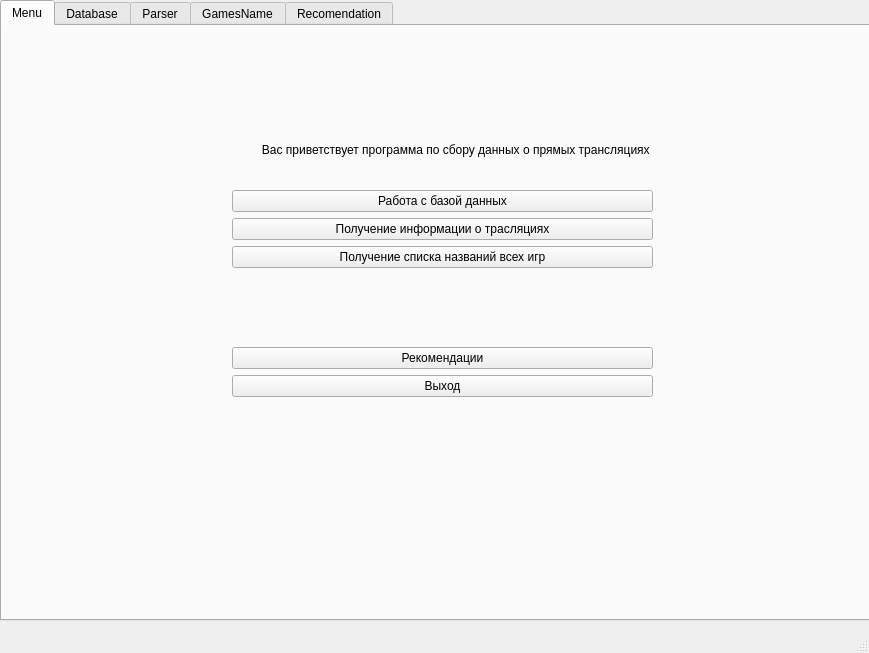
<?xml version="1.0" encoding="UTF-8"?>
<ui version="4.0">
 <class>MainWindow</class>
 <widget class="QMainWindow" name="MainWindow">
  <property name="geometry">
   <rect>
    <x>0</x>
    <y>0</y>
    <width>869</width>
    <height>653</height>
   </rect>
  </property>
  <property name="windowTitle">
   <string>MainWindow</string>
  </property>
  <widget class="QWidget" name="centralwidget">
   <widget class="QTabWidget" name="tabWidget">
    <property name="geometry">
     <rect>
      <x>0</x>
      <y>0</y>
      <width>871</width>
      <height>621</height>
     </rect>
    </property>
    <property name="currentIndex">
     <number>0</number>
    </property>
    <property name="tabBarAutoHide">
     <bool>true</bool>
    </property>
    <widget class="QWidget" name="main_page">
     <attribute name="title">
      <string>Menu</string>
     </attribute>
     <widget class="QWidget" name="verticalLayoutWidget_2">
      <property name="geometry">
       <rect>
        <x>230</x>
        <y>90</y>
        <width>421</width>
        <height>281</height>
       </rect>
      </property>
      <layout class="QVBoxLayout" name="verticalLayout">
       <item>
        <widget class="QLabel" name="l_name_prog">
         <property name="text">
          <string>         Вас приветствует программа по сбору данных о прямых трансляциях</string>
         </property>
        </widget>
       </item>
       <item>
        <widget class="QPushButton" name="b_database">
         <property name="text">
          <string>Работа с базой данных</string>
         </property>
        </widget>
       </item>
       <item>
        <widget class="QPushButton" name="b_streams">
         <property name="text">
          <string>Получение информации о трасляциях</string>
         </property>
        </widget>
       </item>
       <item>
        <widget class="QPushButton" name="b_games_name">
         <property name="text">
          <string>Получение списка названий всех игр</string>
         </property>
        </widget>
       </item>
       <item>
        <widget class="QLabel" name="label">
         <property name="text">
          <string/>
         </property>
        </widget>
       </item>
       <item>
        <widget class="QPushButton" name="b_recmendation">
         <property name="text">
          <string>Рекомендации</string>
         </property>
        </widget>
       </item>
       <item>
        <widget class="QPushButton" name="b_exit">
         <property name="text">
          <string>Выход</string>
         </property>
        </widget>
       </item>
      </layout>
     </widget>
    </widget>
    <widget class="QWidget" name="database_page">
     <attribute name="title">
      <string>Database</string>
     </attribute>
     <widget class="QLabel" name="label_6">
      <property name="geometry">
       <rect>
        <x>230</x>
        <y>160</y>
        <width>251</width>
        <height>41</height>
       </rect>
      </property>
      <property name="text">
       <string>Последнее обновление базы данных было:</string>
      </property>
     </widget>
     <widget class="QLabel" name="l_time">
      <property name="geometry">
       <rect>
        <x>460</x>
        <y>160</y>
        <width>121</width>
        <height>41</height>
       </rect>
      </property>
      <property name="text">
       <string>время</string>
      </property>
     </widget>
     <widget class="QPushButton" name="b_exit_4">
      <property name="geometry">
       <rect>
        <x>760</x>
        <y>20</y>
        <width>91</width>
        <height>61</height>
       </rect>
      </property>
      <property name="text">
       <string>Назад</string>
      </property>
     </widget>
     <widget class="QPushButton" name="b_uodate_database">
      <property name="geometry">
       <rect>
        <x>230</x>
        <y>210</y>
        <width>361</width>
        <height>61</height>
       </rect>
      </property>
      <property name="text">
       <string>Обновить базу данных</string>
      </property>
     </widget>
     <widget class="QLabel" name="l_per_of_comletion">
      <property name="geometry">
       <rect>
        <x>400</x>
        <y>280</y>
        <width>21</width>
        <height>31</height>
       </rect>
      </property>
      <property name="text">
       <string>          0</string>
      </property>
     </widget>
    </widget>
    <widget class="QWidget" name="parser_page">
     <attribute name="title">
      <string>Parser</string>
     </attribute>
     <widget class="QPushButton" name="b_games_names">
      <property name="geometry">
       <rect>
        <x>0</x>
        <y>510</y>
        <width>181</width>
        <height>71</height>
       </rect>
      </property>
      <property name="text">
       <string>Просмотр всех названий игр</string>
      </property>
     </widget>
     <widget class="QTextEdit" name="text_name_of_game">
      <property name="geometry">
       <rect>
        <x>20</x>
        <y>20</y>
        <width>381</width>
        <height>41</height>
       </rect>
      </property>
      <property name="font">
       <font>
        <pointsize>14</pointsize>
       </font>
      </property>
      <property name="html">
       <string>&lt;!DOCTYPE HTML PUBLIC &quot;-//W3C//DTD HTML 4.0//EN&quot; &quot;http://www.w3.org/TR/REC-html40/strict.dtd&quot;&gt;
&lt;html&gt;&lt;head&gt;&lt;meta name=&quot;qrichtext&quot; content=&quot;1&quot; /&gt;&lt;style type=&quot;text/css&quot;&gt;
p, li { white-space: pre-wrap; }
&lt;/style&gt;&lt;/head&gt;&lt;body style=&quot; font-family:'MS Shell Dlg 2'; font-size:14pt; font-weight:400; font-style:normal;&quot;&gt;
&lt;p style=&quot;-qt-paragraph-type:empty; margin-top:0px; margin-bottom:0px; margin-left:0px; margin-right:0px; -qt-block-indent:0; text-indent:0px;&quot;&gt;&lt;br /&gt;&lt;/p&gt;&lt;/body&gt;&lt;/html&gt;</string>
      </property>
     </widget>
     <widget class="QPushButton" name="b_exit_3">
      <property name="geometry">
       <rect>
        <x>770</x>
        <y>0</y>
        <width>91</width>
        <height>61</height>
       </rect>
      </property>
      <property name="text">
       <string>Назад</string>
      </property>
     </widget>
     <widget class="QPushButton" name="b_search">
      <property name="geometry">
       <rect>
        <x>420</x>
        <y>20</y>
        <width>91</width>
        <height>41</height>
       </rect>
      </property>
      <property name="text">
       <string>Поиск</string>
      </property>
     </widget>
     <widget class="QWidget" name="verticalLayoutWidget">
      <property name="geometry">
       <rect>
        <x>20</x>
        <y>90</y>
        <width>801</width>
        <height>401</height>
       </rect>
      </property>
      <layout class="QVBoxLayout" name="verticalLayout_4">
       <item>
        <layout class="QHBoxLayout" name="video1_2">
         <item>
          <widget class="QLabel" name="l_author_6">
           <property name="text">
            <string>Автор</string>
           </property>
          </widget>
         </item>
         <item>
          <widget class="QLabel" name="l_video_title_5">
           <property name="text">
            <string>Название видео</string>
           </property>
          </widget>
         </item>
         <item>
          <widget class="QLabel" name="l_link_6">
           <property name="text">
            <string>Ссылка</string>
           </property>
          </widget>
         </item>
        </layout>
       </item>
       <item>
        <layout class="QHBoxLayout" name="video2_2">
         <item>
          <widget class="QLabel" name="l_author_7">
           <property name="text">
            <string>Автор</string>
           </property>
          </widget>
         </item>
         <item>
          <widget class="QLabel" name="l_video_title_6">
           <property name="text">
            <string>Название видео</string>
           </property>
          </widget>
         </item>
         <item>
          <widget class="QLabel" name="l_link_7">
           <property name="text">
            <string>Ссылка</string>
           </property>
          </widget>
         </item>
        </layout>
       </item>
       <item>
        <layout class="QHBoxLayout" name="video3_2">
         <item>
          <widget class="QLabel" name="l_author_8">
           <property name="text">
            <string>Автор</string>
           </property>
          </widget>
         </item>
         <item>
          <widget class="QLabel" name="l_video_title_7">
           <property name="text">
            <string>Название видео</string>
           </property>
          </widget>
         </item>
         <item>
          <widget class="QLabel" name="l_link_8">
           <property name="text">
            <string>Ссылка</string>
           </property>
          </widget>
         </item>
        </layout>
       </item>
       <item>
        <layout class="QHBoxLayout" name="video4_2">
         <item>
          <widget class="QLabel" name="l_author_9">
           <property name="text">
            <string>Автор</string>
           </property>
          </widget>
         </item>
         <item>
          <widget class="QLabel" name="l_video_title_8">
           <property name="text">
            <string>Название видео</string>
           </property>
          </widget>
         </item>
         <item>
          <widget class="QLabel" name="l_link_9">
           <property name="text">
            <string>Ссылка</string>
           </property>
          </widget>
         </item>
        </layout>
       </item>
       <item>
        <layout class="QHBoxLayout" name="video5_2">
         <item>
          <widget class="QLabel" name="l_author_10">
           <property name="text">
            <string>Автор</string>
           </property>
          </widget>
         </item>
         <item>
          <widget class="QLabel" name="label_video_title_6">
           <property name="text">
            <string>Название видео</string>
           </property>
          </widget>
         </item>
         <item>
          <widget class="QLabel" name="l_link_10">
           <property name="text">
            <string>Ссылка</string>
           </property>
          </widget>
         </item>
        </layout>
       </item>
      </layout>
     </widget>
    </widget>
    <widget class="QWidget" name="games_name_page">
     <attribute name="title">
      <string>GamesName</string>
     </attribute>
     <widget class="QTextBrowser" name="textBrowser">
      <property name="geometry">
       <rect>
        <x>20</x>
        <y>110</y>
        <width>821</width>
        <height>461</height>
       </rect>
      </property>
      <property name="html">
       <string>&lt;!DOCTYPE HTML PUBLIC &quot;-//W3C//DTD HTML 4.0//EN&quot; &quot;http://www.w3.org/TR/REC-html40/strict.dtd&quot;&gt;
&lt;html&gt;&lt;head&gt;&lt;meta name=&quot;qrichtext&quot; content=&quot;1&quot; /&gt;&lt;style type=&quot;text/css&quot;&gt;
p, li { white-space: pre-wrap; }
&lt;/style&gt;&lt;/head&gt;&lt;body style=&quot; font-family:'MS Shell Dlg 2'; font-size:8.25pt; font-weight:400; font-style:normal;&quot;&gt;
&lt;p style=&quot;-qt-paragraph-type:empty; margin-top:0px; margin-bottom:0px; margin-left:0px; margin-right:0px; -qt-block-indent:0; text-indent:0px;&quot;&gt;&lt;br /&gt;&lt;/p&gt;&lt;/body&gt;&lt;/html&gt;</string>
      </property>
     </widget>
     <widget class="QPushButton" name="b_exit_8">
      <property name="geometry">
       <rect>
        <x>750</x>
        <y>10</y>
        <width>91</width>
        <height>61</height>
       </rect>
      </property>
      <property name="text">
       <string>Назад</string>
      </property>
     </widget>
     <widget class="QPushButton" name="b_to_parser">
      <property name="geometry">
       <rect>
        <x>24</x>
        <y>12</y>
        <width>211</width>
        <height>61</height>
       </rect>
      </property>
      <property name="text">
       <string>Вернуться к парсеру</string>
      </property>
     </widget>
    </widget>
    <widget class="QWidget" name="recomendation_page">
     <attribute name="title">
      <string>Recomendation</string>
     </attribute>
     <widget class="QWidget" name="verticalLayoutWidget_3">
      <property name="geometry">
       <rect>
        <x>60</x>
        <y>150</y>
        <width>751</width>
        <height>221</height>
       </rect>
      </property>
      <layout class="QVBoxLayout" name="verticalLayout_2">
       <item>
        <widget class="QLabel" name="label_2">
         <property name="text">
          <string>   Перед началом работы, рекомендуется обновить базу данных в пункте №1 на стартовом экране.</string>
         </property>
        </widget>
       </item>
       <item>
        <widget class="QLabel" name="label_3">
         <property name="text">
          <string>   Далее рекомендуется, в ситуации когда вы не помните полное название игры, запросить список названий игр.</string>
         </property>
        </widget>
       </item>
       <item>
        <widget class="QLabel" name="label_4">
         <property name="text">
          <string>    Если программы пишет что игры нет в списке, то возможно стримы по игре сейчас находятся не в топ 50 самых популярных играх.</string>
         </property>
        </widget>
       </item>
       <item>
        <widget class="QLabel" name="label_5">
         <property name="text">
          <string>   Приятного использования программы!!!</string>
         </property>
        </widget>
       </item>
      </layout>
     </widget>
     <widget class="QPushButton" name="b_exit_9">
      <property name="geometry">
       <rect>
        <x>720</x>
        <y>10</y>
        <width>91</width>
        <height>61</height>
       </rect>
      </property>
      <property name="text">
       <string>Назад</string>
      </property>
     </widget>
    </widget>
   </widget>
  </widget>
  <widget class="QMenuBar" name="menubar">
   <property name="geometry">
    <rect>
     <x>0</x>
     <y>0</y>
     <width>869</width>
     <height>21</height>
    </rect>
   </property>
  </widget>
  <widget class="QStatusBar" name="statusbar"/>
 </widget>
 <resources/>
 <connections/>
</ui>
